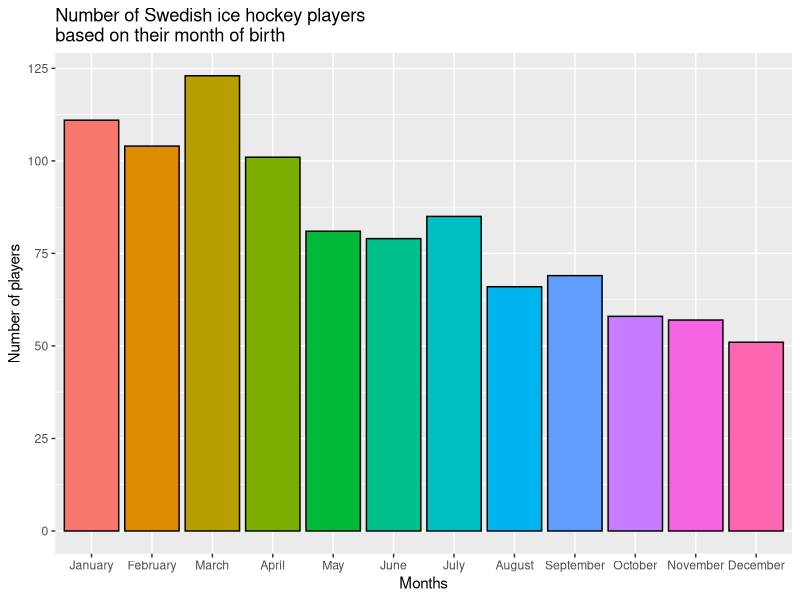
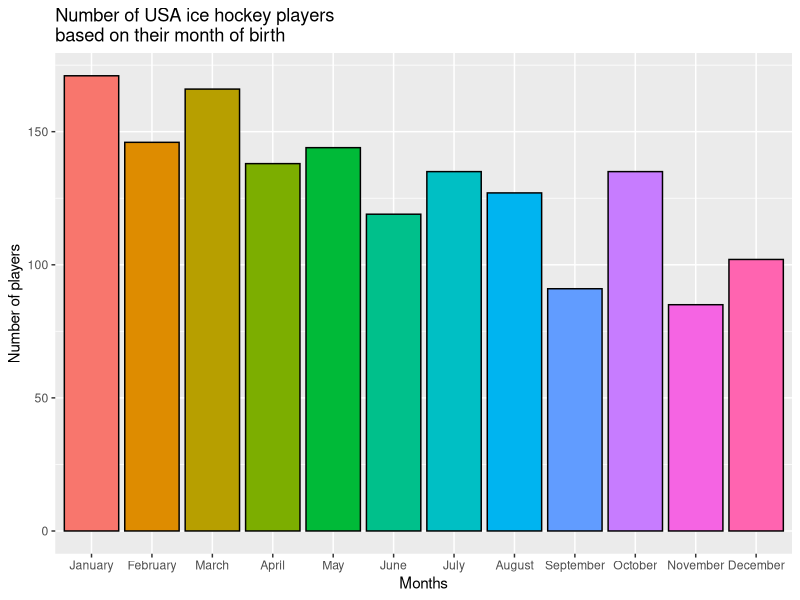
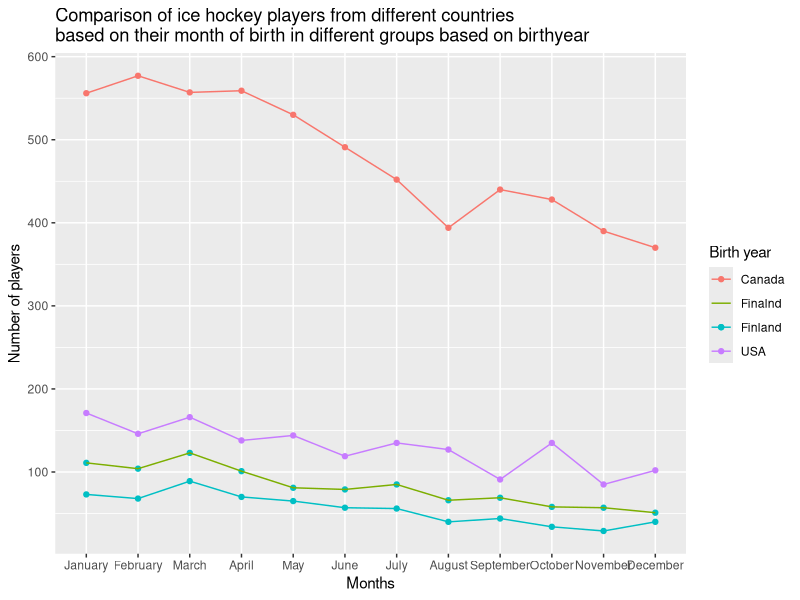

These charts were generated, in order, by the following R code:
setwd("C:/Users/Reina Borst/Desktop/UCU sem 4/Data Analysis for LAS/Group Project")
library(tidyverse)
library(plyr)

#Select only Canada in CLI
finland2 <- read.csv('finland_only2.csv')

#Make sure birth dates are recognised as dates
finland_adapted <- finland2 %>%
  mutate(
    dates = as.Date(birthDate),
    months = format(dates,'%m')
  )

finland_adapted$months <- revalue(finland_adapted$months, c("01"="1"))
finland_adapted$months <- revalue(finland_adapted$months, c("02"="2"))
finland_adapted$months <- revalue(finland_adapted$months, c("03"="3"))
finland_adapted$months <- revalue(finland_adapted$months, c("04"="4"))
finland_adapted$months <- revalue(finland_adapted$months, c("05"="5"))
finland_adapted$months <- revalue(finland_adapted$months, c("06"="6"))
finland_adapted$months <- revalue(finland_adapted$months, c("07"="7"))
finland_adapted$months <- revalue(finland_adapted$months, c("08"="8"))
finland_adapted$months <- revalue(finland_adapted$months, c("09"="9"))

finland_adapted2 <- finland_adapted %>%
  mutate(
    month_text = case_when(
      months == 1 ~ 'January',
      months == 2 ~ 'February',
      months == 3 ~ 'March',
      months == 4 ~ 'April',
      months == 5 ~ 'May',
      months == 6 ~ 'June',
      months == 7 ~ 'July',
      months == 8 ~ 'August',
      months == 9 ~ 'September',
      months == 10 ~ 'October',
      months == 11 ~ 'November',
      months == 12 ~ 'December'
    )
  )

finland_adapted2$abbmonths <- factor(finland_adapted2$month_text, levels = c("January", "February", "March", "April", "May", "June", "July", "August", "September", "October", "November", "December"))

#Select only Canada in CLI
sweden2 <- read.csv('sweden_only2.csv')

#Make sure birth dates are recognised as dates
sweden_adapted <- sweden2 %>%
  mutate(
    dates = as.Date(birthDate),
    months = format(dates,'%m')
  )

sweden_adapted$months <- revalue(sweden_adapted$months, c("01"="1"))
sweden_adapted$months <- revalue(sweden_adapted$months, c("02"="2"))
sweden_adapted$months <- revalue(sweden_adapted$months, c("03"="3"))
sweden_adapted$months <- revalue(sweden_adapted$months, c("04"="4"))
sweden_adapted$months <- revalue(sweden_adapted$months, c("05"="5"))
sweden_adapted$months <- revalue(sweden_adapted$months, c("06"="6"))
sweden_adapted$months <- revalue(sweden_adapted$months, c("07"="7"))
sweden_adapted$months <- revalue(sweden_adapted$months, c("08"="8"))
sweden_adapted$months <- revalue(sweden_adapted$months, c("09"="9"))

sweden_adapted2 <- sweden_adapted %>%
  mutate(
    month_text = case_when(
      months == 1 ~ 'January',
      months == 2 ~ 'February',
      months == 3 ~ 'March',
      months == 4 ~ 'April',
      months == 5 ~ 'May',
      months == 6 ~ 'June',
      months == 7 ~ 'July',
      months == 8 ~ 'August',
      months == 9 ~ 'September',
      months == 10 ~ 'October',
      months == 11 ~ 'November',
      months == 12 ~ 'December'
    )
  )

sweden_adapted2$abbmonths <- factor(sweden_adapted2$month_text, levels = c("January", "February", "March", "April", "May", "June", "July", "August", "September", "October", "November", "December"))

ggplot() +
  geom_bar(data=sweden_adapted2, mapping=aes(x=abbmonths, fill=abbmonths), colour='black') +
  scale_fill_brewer(palette="Set3") +
  scale_fill_discrete(name="Months") +
  theme(legend.position = "none") +
  labs(title = "Number of Swedish ice hockey players \nbased on their month of birth", x = "Months", y = "Number of players")

us2 <- read.csv('us_only2.csv')

#Make sure birth dates are recognised as dates
us_adapted <- us2 %>%
  mutate(
    dates = as.Date(birthDate),
    months = format(dates,'%m')
  )

us_adapted$months <- revalue(us_adapted$months, c("01"="1"))
us_adapted$months <- revalue(us_adapted$months, c("02"="2"))
us_adapted$months <- revalue(us_adapted$months, c("03"="3"))
us_adapted$months <- revalue(us_adapted$months, c("04"="4"))
us_adapted$months <- revalue(us_adapted$months, c("05"="5"))
us_adapted$months <- revalue(us_adapted$months, c("06"="6"))
us_adapted$months <- revalue(us_adapted$months, c("07"="7"))
us_adapted$months <- revalue(us_adapted$months, c("08"="8"))
us_adapted$months <- revalue(us_adapted$months, c("09"="9"))

us_adapted2 <- us_adapted %>%
  mutate(
    month_text = case_when(
      months == 1 ~ 'January',
      months == 2 ~ 'February',
      months == 3 ~ 'March',
      months == 4 ~ 'April',
      months == 5 ~ 'May',
      months == 6 ~ 'June',
      months == 7 ~ 'July',
      months == 8 ~ 'August',
      months == 9 ~ 'September',
      months == 10 ~ 'October',
      months == 11 ~ 'November',
      months == 12 ~ 'December'
    )
  )

us_adapted2$abbmonths <- factor(us_adapted2$month_text, levels = c("January", "February", "March", "April", "May", "June", "July", "August", "September", "October", "November", "December"))

ggplot() +
  geom_bar(data=us_adapted2, mapping=aes(x=abbmonths, fill=abbmonths), colour='black') +
  scale_fill_brewer(palette="Set3") +
  scale_fill_discrete(name="Months") +
  theme(legend.position = "none") +
  labs(title = "Number of USA ice hockey players \nbased on their month of birth", x = "Months", y = "Number of players")

setwd("C:/Users/Reina Borst/Desktop/UCU sem 4/Data Analysis for LAS/Group Project")
library(tidyverse)
library(plyr)

#Select only Canada in CLI
canadians2 <- read.csv('new_canada_only2.csv')

#Make sure birth dates are recognised as dates
canadians_adapted <- canadians2 %>% 
  mutate(
    dates = as.Date(birthDate),
    months = format(dates,'%m')
  )
canadians_adapted <- canadians_adapted %>%
  mutate( 
    month_text = case_when( 
      months == '01' ~ 'January', 
      months == '02' ~ 'February', 
      months == '03' ~ 'March', 
      months == '04' ~ 'April', 
      months == '05' ~ 'May', 
      months == '06' ~ 'June', 
      months == '07' ~ 'July', 
      months == '08' ~ 'August', 
      months == '09' ~ 'September', 
      months == '10' ~ 'October', 
      months == '11' ~ 'November', 
      months == '12' ~ 'December' 
    ) 
  )

canadians_adapted$month_text <- factor(canadians_adapted$month_text, levels = c("January", "February", "March", "April", "May", "June", "July", "August", "September", "October", "November", "December"))

ggplot()+
  geom_point(data = canadians_adapted, mapping=aes(x=month_text, y=..count..,color='Canada'), stat='count')+
  geom_line(data =canadians_adapted, mapping = aes(x=month_text, y=..count.., group=1, color='Canada'), stat='count')+
  geom_point(data = finland_adapted2, mapping=aes(x=month_text, ..count.., color='Finland'), stat='count')+
  geom_line(data =finland_adapted2, mapping = aes(x=month_text, ..count..,group=1, color='Finland'), stat='count')+
  geom_point(data = sweden_adapted2, mapping=aes(x=month_text, ..count..,color='Finland'), stat='count' )+
  geom_line(data =sweden_adapted2, mapping = aes(x=month_text, ..count..,group=1, color='Finalnd'), stat='count')+
  geom_point(data = us_adapted2, mapping=aes(x=month_text, ..count.., color='USA'), stat='count')+
  geom_line(data =us_adapted2, mapping = aes(x=month_text, ..count..,group=1, color='USA'), stat='count')+
  labs(title = "Comparison of ice hockey players from different countries \nbased on their month of birth in different groups based on birthyear", x = "Months", y = "Number of players", color='Birth year')


